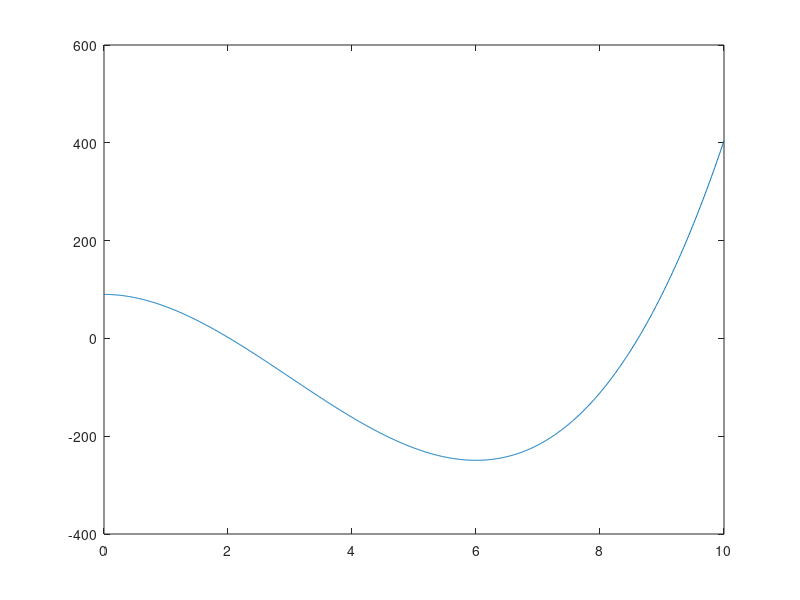

Write MATLAB code to recreate this figure. (Note: this script raises an error after producing the figure.)
% Name: Andrew Pang
% Date: 3 MAY 2019  
% Task 3 :  Water tank
close all; clear all; clc;

%row vector for height, and fucntions f(h) and df/dh
h = 0:0.01:10;
fx = @(h) pi*h.^3 - 9*pi*h.^2 + 90;
df = @(h) 3*pi*h.^2 - 18*pi*h;

%plots h agaisnt f(h)
plot(h,fx(h));
hold on

%prompts user for root guess
xi = input("Enter a guess for the root : ");

%ontains root using newraph function
root = newraph(fx,df,xi,1e-4);
fprintf('The root is %f',root);

%plots the root
plot(root,fx(root),'b^');

%labels the axes and adds a title and legend
xlabel('height');
ylabel('f(h)');
title('f(h) = h^3 - 9h^2 + (90/pi)');
legend('f(h)','Root');


